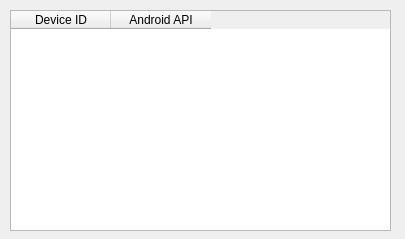
<?xml version="1.0" encoding="UTF-8"?>
<ui version="4.0">
 <class>Dialog</class>
 <widget class="QDialog" name="Dialog">
  <property name="geometry">
   <rect>
    <x>0</x>
    <y>0</y>
    <width>405</width>
    <height>239</height>
   </rect>
  </property>
  <property name="windowTitle">
   <string>Dialog</string>
  </property>
  <widget class="QTableWidget" name="tableWidget">
   <property name="geometry">
    <rect>
     <x>10</x>
     <y>10</y>
     <width>381</width>
     <height>221</height>
    </rect>
   </property>
   <property name="editTriggers">
    <set>QAbstractItemView::NoEditTriggers</set>
   </property>
   <property name="selectionMode">
    <enum>QAbstractItemView::SingleSelection</enum>
   </property>
   <property name="selectionBehavior">
    <enum>QAbstractItemView::SelectRows</enum>
   </property>
   <column>
    <property name="text">
     <string>Device ID</string>
    </property>
   </column>
   <column>
    <property name="text">
     <string>Android API</string>
    </property>
   </column>
  </widget>
 </widget>
 <resources/>
 <connections/>
</ui>
